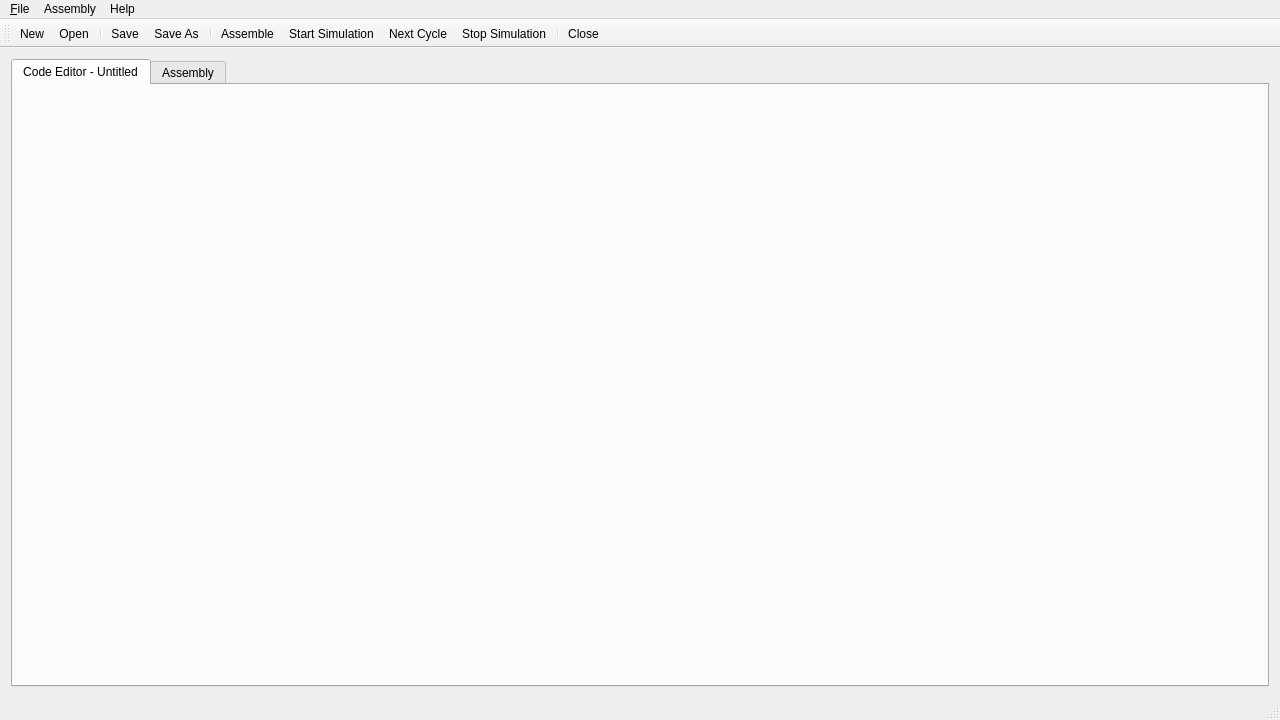
<?xml version="1.0" encoding="UTF-8"?>
<ui version="4.0">
 <class>MainWindow</class>
 <widget class="QMainWindow" name="MainWindow">
  <property name="geometry">
   <rect>
    <x>0</x>
    <y>0</y>
    <width>1280</width>
    <height>720</height>
   </rect>
  </property>
  <property name="windowTitle">
   <string>MPLS</string>
  </property>
  <widget class="QWidget" name="centralWidget">
   <layout class="QVBoxLayout" name="verticalLayout_6">
    <item>
     <layout class="QVBoxLayout" name="vloAssembly">
      <item>
       <widget class="QTabWidget" name="twdCode">
        <property name="minimumSize">
         <size>
          <width>800</width>
          <height>0</height>
         </size>
        </property>
        <property name="currentIndex">
         <number>0</number>
        </property>
        <widget class="QWidget" name="tabCodeEditor">
         <attribute name="title">
          <string>Code Editor - Untitled</string>
         </attribute>
         <layout class="QVBoxLayout" name="verticalLayout_2"/>
        </widget>
        <widget class="QWidget" name="tabAssem">
         <attribute name="title">
          <string>Assembly</string>
         </attribute>
         <layout class="QVBoxLayout" name="verticalLayout_3">
          <item>
           <layout class="QHBoxLayout" name="vloAssembTab">
            <item>
             <layout class="QVBoxLayout" name="vloAssemConsole">
              <property name="spacing">
               <number>8</number>
              </property>
              <property name="sizeConstraint">
               <enum>QLayout::SetDefaultConstraint</enum>
              </property>
              <property name="rightMargin">
               <number>10</number>
              </property>
              <item>
               <widget class="QTextEdit" name="txtConsole">
                <property name="minimumSize">
                 <size>
                  <width>800</width>
                  <height>420</height>
                 </size>
                </property>
                <property name="toolTip">
                 <string>Assembled Instructions</string>
                </property>
                <property name="readOnly">
                 <bool>true</bool>
                </property>
               </widget>
              </item>
              <item>
               <widget class="QTableView" name="tblAssembled">
                <property name="toolTip">
                 <string>Log</string>
                </property>
               </widget>
              </item>
             </layout>
            </item>
            <item>
             <layout class="QVBoxLayout" name="vloRegsMemPL">
              <item>
               <widget class="QTabWidget" name="twdRegsMem">
                <property name="minimumSize">
                 <size>
                  <width>0</width>
                  <height>350</height>
                 </size>
                </property>
                <property name="currentIndex">
                 <number>0</number>
                </property>
                <widget class="QWidget" name="tabRegs">
                 <attribute name="title">
                  <string>Registers</string>
                 </attribute>
                 <layout class="QVBoxLayout" name="verticalLayout_8">
                  <item>
                   <widget class="QTableView" name="tblRegisters"/>
                  </item>
                 </layout>
                </widget>
                <widget class="QWidget" name="tabMemory">
                 <attribute name="title">
                  <string>Memory</string>
                 </attribute>
                 <layout class="QGridLayout" name="gridLayout">
                  <item row="0" column="0">
                   <widget class="QTableView" name="tblMemory"/>
                  </item>
                 </layout>
                </widget>
               </widget>
              </item>
              <item>
               <widget class="QTableView" name="tblPipieline">
                <property name="toolTip">
                 <string>Pipeline Stages</string>
                </property>
               </widget>
              </item>
             </layout>
            </item>
           </layout>
          </item>
         </layout>
        </widget>
       </widget>
      </item>
     </layout>
    </item>
   </layout>
  </widget>
  <widget class="QMenuBar" name="menuBar">
   <property name="geometry">
    <rect>
     <x>0</x>
     <y>0</y>
     <width>1280</width>
     <height>21</height>
    </rect>
   </property>
   <widget class="QMenu" name="menu_File">
    <property name="title">
     <string>&amp;File</string>
    </property>
    <addaction name="actionNew"/>
    <addaction name="actionOpen"/>
    <addaction name="separator"/>
    <addaction name="actionSave"/>
    <addaction name="actionSaveAs"/>
    <addaction name="separator"/>
    <addaction name="actionClose"/>
   </widget>
   <widget class="QMenu" name="menuHelp">
    <property name="title">
     <string>Help</string>
    </property>
    <addaction name="actionAbout"/>
   </widget>
   <widget class="QMenu" name="menuAssembly">
    <property name="title">
     <string>Assembly</string>
    </property>
    <addaction name="separator"/>
    <addaction name="actionStartSimulation"/>
    <addaction name="actionNextCycle"/>
    <addaction name="actionStopSimulation"/>
   </widget>
   <addaction name="menu_File"/>
   <addaction name="menuAssembly"/>
   <addaction name="menuHelp"/>
  </widget>
  <widget class="QToolBar" name="mainToolBar">
   <attribute name="toolBarArea">
    <enum>TopToolBarArea</enum>
   </attribute>
   <attribute name="toolBarBreak">
    <bool>false</bool>
   </attribute>
   <addaction name="actionNew"/>
   <addaction name="actionOpen"/>
   <addaction name="separator"/>
   <addaction name="actionSave"/>
   <addaction name="actionSaveAs"/>
   <addaction name="separator"/>
   <addaction name="actionAssemble"/>
   <addaction name="actionStartSimulation"/>
   <addaction name="actionNextCycle"/>
   <addaction name="actionStopSimulation"/>
   <addaction name="separator"/>
   <addaction name="actionClose"/>
  </widget>
  <widget class="QStatusBar" name="statusBar"/>
  <action name="actionNew">
   <property name="text">
    <string>&amp;New</string>
   </property>
   <property name="shortcut">
    <string>Ctrl+N</string>
   </property>
  </action>
  <action name="actionOpen">
   <property name="text">
    <string>&amp;Open</string>
   </property>
   <property name="shortcut">
    <string>Ctrl+O</string>
   </property>
  </action>
  <action name="actionSave">
   <property name="text">
    <string>&amp;Save</string>
   </property>
   <property name="shortcut">
    <string>Ctrl+S</string>
   </property>
  </action>
  <action name="actionSaveAs">
   <property name="text">
    <string>Sa&amp;ve As</string>
   </property>
   <property name="shortcut">
    <string>Ctrl+Alt+S</string>
   </property>
  </action>
  <action name="actionClose">
   <property name="text">
    <string>&amp;Close</string>
   </property>
   <property name="shortcut">
    <string>Ctrl+Q</string>
   </property>
  </action>
  <action name="actionAbout">
   <property name="text">
    <string>&amp;About</string>
   </property>
  </action>
  <action name="actionAssemble">
   <property name="text">
    <string>&amp;Assemble</string>
   </property>
  </action>
  <action name="actionStartSimulation">
   <property name="text">
    <string>&amp;Start Simulation</string>
   </property>
   <property name="shortcut">
    <string>F5</string>
   </property>
  </action>
  <action name="actionNextCycle">
   <property name="text">
    <string>&amp;Next Cycle</string>
   </property>
   <property name="shortcut">
    <string>F6</string>
   </property>
  </action>
  <action name="actionStopSimulation">
   <property name="text">
    <string>St&amp;op Simulation</string>
   </property>
   <property name="shortcut">
    <string>F7</string>
   </property>
  </action>
 </widget>
 <layoutdefault spacing="6" margin="11"/>
 <resources/>
 <connections/>
</ui>
